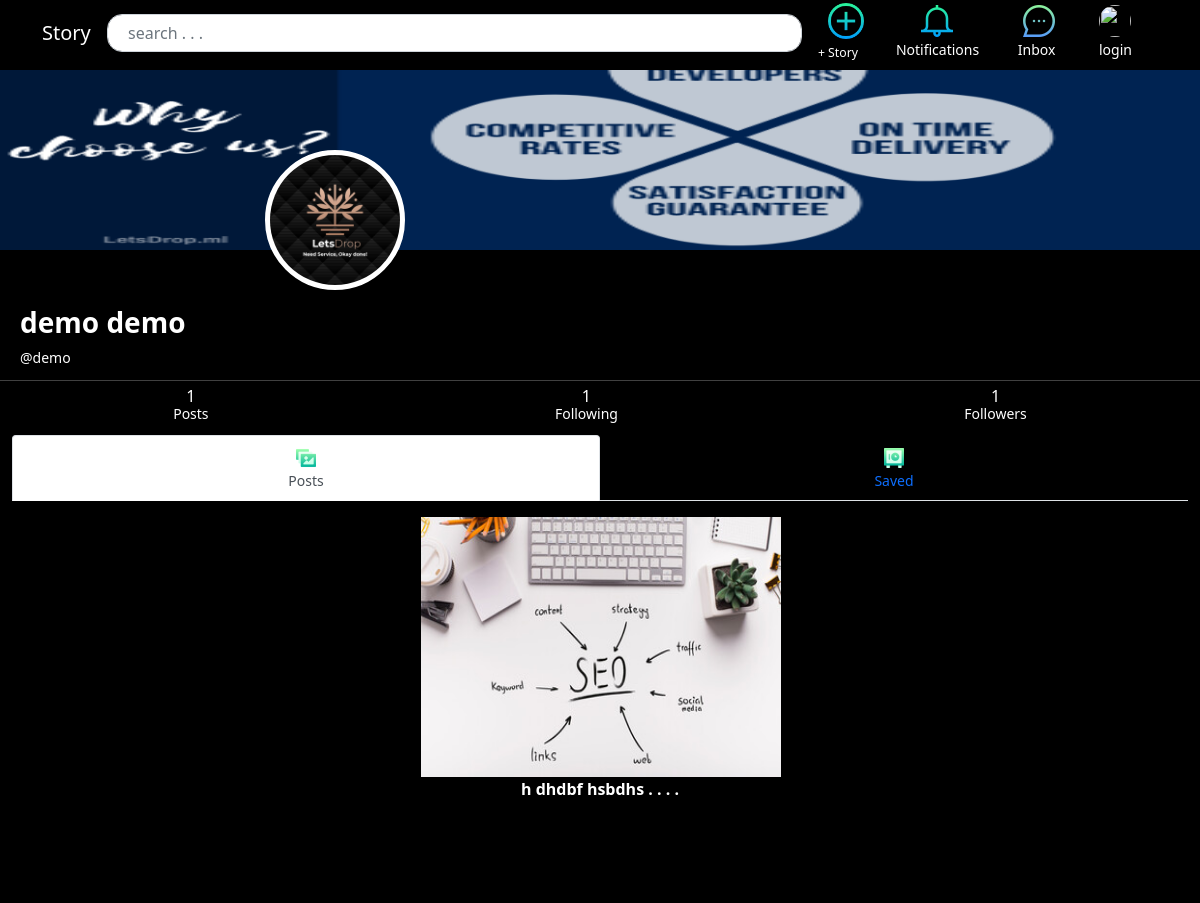
/demo/, run on the app's committed database.
### authy/models.py (models this page shows, shortened)
class Profile(models.Model):
	user = models.OneToOneField(User, on_delete=models.CASCADE, related_name='profile')
	first_name = models.CharField(max_length=50, null=True, blank=True)
	last_name = models.CharField(max_length=50, null=True, blank=True)
	location = models.CharField(max_length=50, null=True, blank=True)
	url = models.CharField(max_length=80, null=True, blank=True)
	profile_info = models.TextField(max_length=150, null=True, blank=True)
	created = models.DateField(auto_now_add=True)
	favorites = models.ManyToManyField(Post)
	picture = models.ImageField(upload_to=user_directory_path, blank=True, null=True, verbose_name='Picture')
	background = models.ImageField(upload_to=user_bg__directory_path, blank=True, null=True, verbose_name='Background')

### post/models.py (models this page shows, shortened)
class Post(models.Model):
	id = models.UUIDField(primary_key=True, default=uuid.uuid4, editable=False)
	content =  models.ManyToManyField(PostFileContent, related_name='contents')
	caption = models.TextField(max_length=55500, verbose_name='Caption')
	posted = models.DateTimeField(auto_now_add=True)
	tags = models.ManyToManyField(Tag, related_name='tags')
	user = models.ForeignKey(User, on_delete=models.CASCADE)
	likes = models.IntegerField(default=0)
	def get_absolute_url(self):
		return reverse('postdetails', args=[str(self.id)])

class PostFileContent(models.Model):
	user = models.ForeignKey(User, on_delete=models.CASCADE, related_name='content_owner')
	file = models.FileField(upload_to=user_directory_path)

### authy/views.py (the view)
# urls.py: path('<username>/', UserProfile, name='profile'),
def UserProfile(request, username):
	user = get_object_or_404(User, username=username)
	profile = Profile.objects.get(user=user)
	url_name = resolve(request.path).url_name
	if url_name == 'profile':
		posts = Post.objects.filter(user=user).order_by('-posted')
	else:
		posts = profile.favorites.all()
	posts_count = Post.objects.filter(user=user).count()
	following_user = Follow.objects.filter(follower=user).all()
	followers_user = Follow.objects.filter(following=user).all()
	following_count = Follow.objects.filter(follower=user).count()
	followers_count = Follow.objects.filter(following=user).count()
	if Follow.objects.filter(following=user).exists():
		follow_status = True
	else:
		follow_status = False
	postss = profile.favorites.all()
	paginator = Paginator(posts, 8)
	page_number = request.GET.get('page')
	posts_paginator = paginator.get_page(page_number)
	template = loader.get_template('profile.html')
	context = {
		'posts': posts_paginator,
		'postss':postss,
		'profile':profile,
		'posts_count':posts_count,
		'follow_status':follow_status,
		'url_name':url_name,
		'following_user':following_user,
		'followers_user':followers_user,
		'following_count':following_count,
		'followers_count':followers_count,
	}
	return HttpResponse(template.render(context, request))

### direct/views.py (called while the page is built)
def checkDirects(request):
	directs_count = 0
	if request.user.is_authenticated:
		directs_count = Message.objects.filter(user=request.user, is_read=False).count()
	return {'directs_count':directs_count}

### notifications/views.py (called while the page is built)
def CountNotifications(request):
	count_notifications = 0
	if request.user.is_authenticated:
		count_notifications = Notification.objects.filter(user=request.user, is_seen=False).count()
	return {'count_notifications':count_notifications}

### image/templates/profile.html (shortened to what this page needs)
{% load static %}
<!DOCTYPE html>
<html>
  <head>
    <link
      rel="stylesheet"
      href="https://cdn.jsdelivr.net/npm/bootstrap@5.1.1/dist/css/bootstrap.min.css"
    />
    <link
      href="https://cdn.jsdelivr.net/npm/bootstrap@5.0.0-beta1/dist/css/bootstrap.min.css"
      rel="stylesheet"
    />
  </head>
  <body style="background-color:black;">
    <nav
      class="navbar navbar-expand-lg navbar-dark"
      id="navvvvvv"
      style="
        position: fixed;
        background-color: black;
        height: 75px;
        margin-top: -5px;
        top: 0;
        left: 0;
        right: 0;
        z-index: 1098;
      "
    >
      <div
        class="container"
        style="
          display: flex;
          -ms-flex-wrap: wrap;
          flex-wrap: nowrap;
          -ms-flex-align: center;
          align-items: center;
          -ms-flex-pack: justify;
          justify-content: space-between;
          flex-direction: row;
          align-content: center;
        "
      >
        <a class="navbar-brand" style="color: white" href="{% url 'index' %}"
          >Story</a
        >
        <a style="text-decoration: none; width: 100%" href="{% url 'search' %}">
          <form class="form-inline" style="width: 100%; margin: auto">
            <div class="input-group">
              <input
                name="q"
                type="text"
                value="{{ request.GET.q }}"
                style="border-radius: 15px; width: 100%; margin: auto"
                class="form-control"
                placeholder="  search . . ."
              />
            </div>
          </form>
        </a>
        <a
          style="text-decoration: none"
          class="nav-link"
          href="{% url 'newpost' %}"
          ><img
            id=""
            style="height: 36px; padding-left: 10px"
            src="../../../../static/img/add.png"
          />
          <br />
          <small>
            <small
              style="color: white; text-decoration: none; margin-top: -15px"
              >+ Story</small
            ></small
          ></a
        >
        <a
          href="{% url 'show-notifications' %}"
          class="nav-link"
          style="color: white"
        >
          <img
            style="padding-left: 25px"
            class=""
            src="../../../../static/img/notification-bell.png"
          />
          <small>Notifications</small>
        </a>
        <a href="{% url 'inbox' %}" class="nav-link" style="color: white">
          <img
            style="padding-left: 5px"
            class=""
            src="../../../../../static/img/speech-bubble.png"
          />
          <small>Inbox</small>
        </a>
        {% if user.is_authenticated %}
        <a
          href="{% url 'profile' request.user %}"
          class="nav-link"
          style="color: white"
        >
          {% if request.user.profile.picture %}
          <img
            style="
              height: 32px;
              width: 32px;
              border-radius: 50px;
              margin-left: 5px;
            "
            class=""
            src="{{ request.user.profile.picture.url }}"
          />
          <small>{{ request.user.profile.first_name }}</small>
          {% else %}
          <img
            style="height: 32px; width: 32px; border-radius: 50px"
            class=""
            src="https://bulma.io/images/placeholders/256x256.png"
          />
          <small>{{ request.user.username }}</small>
          {% endif %}</a
        >
        {% else %}
        <a href="{% url 'login' %}" class="nav-link" style="color: white">
          <img
            style="height: 32px; width: 32px; border-radius: 50px"
            class=""
            src="https://bulma.io/images/placeholders/256x256.png"
          />
          <small>login</small>
        </a>
        {% endif %}
      </div>
    </nav>
    <section class="" style="background-color:black; color:white;">
      {% if profile.background %}
      <img
        id="background"
        style="width: 100%; height: 250px; padding-top: 20px"
        class="text-center"
        src="{{ profile.background.url }}"
      />
      {% endif %}
      <div
        class=""
        style="
          display: inline-flex;
          flex-wrap: nowrap;
          flex-direction: row;
          align-content: center;
          justify-content: space-around;
          align-items: center;
          width: 100%;
        "
      >
        <figure class="">
          {% if profile.picture %}
          <img
            class="card"
            id="profile"
            style="
              height: 140px;
              width: 140px;
              border-radius: 70px;
              margin-top: -100px;
              border-color: white;
              border-width: 5px;
            "
            class=""
            src="{{ profile.picture.url }}"
          />
          {% endif %}
        </figure>
      </div>
      <h3 style="font-weight: bold; padding-left: 20px" id="name" class="title">
        {% if profile.first_name %}{{ profile.first_name }} {{ profile.last_name }} {% endif %}
      </h3>
      <h6 style="padding-left: 20px; margin-bottom: -5px" class="" id="name1">
        <small>@{{ profile.user }}</small>
      </h6>
      <p
        class="subtitle is-5"
        style="padding-left: 20px; margin-bottom: -3px; padding-top: 5px"
      >
      </p>
      <div style="">
        <hr style="margin-bottom: -1px" />
        <div
          class=""
          style="
            display: inline-flex;
            margin-bottom: -25px;
            padding-top: 4px;
            flex-wrap: nowrap;
            flex-direction: row;
            align-content: center;
            justify-content: space-around;
            align-items: center;
            width: 100%;
          "
        >
          <div class="level-item text-center">
            <div>
              <p style="margin-bottom: -5px" class="title">{{ posts_count }}</p>
              <small><p class="heading">Posts</p></small>
            </div>
          </div>
          <div class="level-item text-center">
            <div>
              <p
                style="margin-bottom: -5px; cursor: pointer;"
                data-toggle="modal"
                data-target="#myModal"
                class="title"
              >
                {{ following_count }}
              </p>
              <small><p class="heading" style="cursor: pointer;">Following</p></small>
            </div>
          </div>
          <div class="level-item text-center">
            <div>
              <p
                style="margin-bottom: -5px; cursor: pointer;"
                data-toggle="modal"
                data-target="#myModal1"
                class="title"
              >
                {{ followers_count }}
              </p>
              <small><p class="heading" style="cursor: pointer;">Followers</p></small>
            </div>
          </div>
        </div>
      </div>
    </section>
    <div class="container-fluid" style="padding-top: 20px; padding-bottom: 85px; background-color:black;">
      <div class="">
        <ul class="nav nav-tabs nav-justified">
          <li class="nav-item">
            <a class="nav-link active" data-bs-toggle="tab" href="#posttt">
              <img
                style="height: 20px"
                class=""
                src="../../../../../static/img/gallery.png"
              /><br /><small>Posts</small></a
            >
          </li>
          <li class="nav-item">
            <a class="nav-link" data-bs-toggle="tab" href="#profileee">
              <img
                style="height: 20px"
                class=""
                src="../../../../../static/img/save-time.png"
              /><br /><small>Saved</small></a
            >
          </li>
        </ul>
        <div class="tab-content">
          <div class="tab-pane active" id="posttt">
            <div class="row" style="padding-top: 15px">
              <div
                class="column"
                style="
                  display: inline-flex;
                  justify-content: space-evenly;
                  align-items: stretch;
                  flex-wrap: wrap;
                  flex-direction: row;
                "
              >
                {% for post in posts %} {% if post.content.first.file.name|slice:"-4:" == 'jpeg' or post.content.first.file.name|slice:"-3:" == 'png' or post.content.first.file.name|slice:"-3:" == 'jpg' %}
                <figure id="img" class="card" style="border-radius: 0px; width:360px; border-color:black; background-color:black;">
                  <a style="text-decoration:none;" href="{{ post.get_absolute_url }}">
                    <img
                      id="img"
                      style="border-radius: 0px; height: 260px; width:360px;"
                      src="{{ post.content.first.file.url }}"
                      alt="Placeholder image"
                    /><div style="display:flex;
                    justify-content:center;">
                    <div style="width:80%; color:white;" class="text-center">
                    <b>{{ post.caption|slice:":200" }} . . . .</b>
                    </div>
                  </div>
                  </a>
                </figure>
                {% endif %} {% empty %}
                <h3 class="text-center" style="color:white;">You do not have any post!</h3>
                {% endfor %}
              </div>
            </div>
          </div>
        </div>
      </div>
    </div>
  </body>
</html>

### data on the page
Profile: background (picture), picture (placeholder picture), first_name "demo", last_name "demo", user "demo"
Post: content.first.file (picture), caption "h dhdbf hsbdhs"

### other printed values
{{ posts_count }} "1"
{{ following_count }} "1"
{{ followers_count }} "1"
